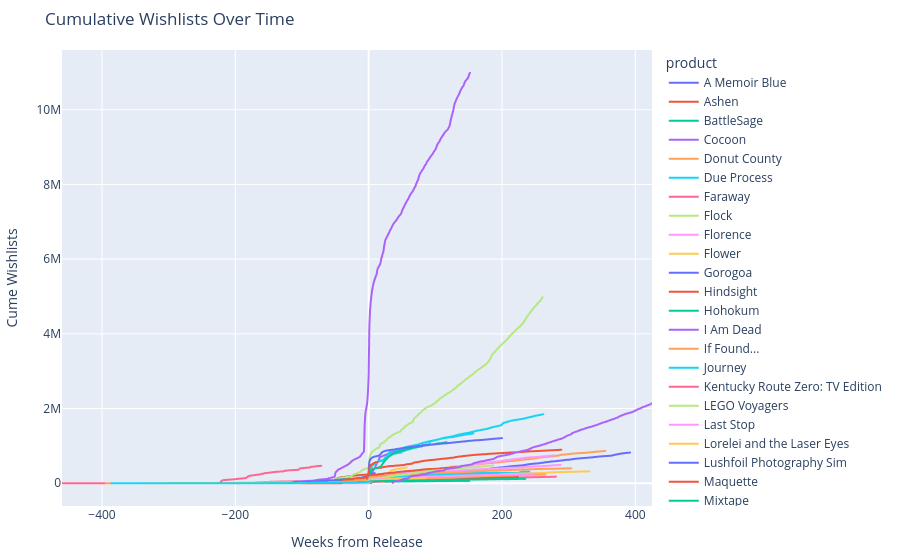

Source (notebook cell):
### Code cell
import plotly.express as px

# Create the interactive line plot
fig = px.line(df, 
              x="Weeks_from_Release", 
              y="cumulative_additions", 
              color='product',
              title="Cumulative Wishlists Over Time",
              labels={
                  "Weeks_from_Release": "Weeks from Release",
                  "cumulative_additions": "Cume Wishlists"
              })

# Update the layout for better aesthetics
fig.update_layout(
    autosize=True,
    height=600,
    margin=dict(l=20, r=20, t=50, b=20),
    hovermode='closest'
)

# Save as HTML
fig.write_html("docs/cumulative_wishlists_overtime.html")

# Show the interactive plot
fig.show()

### Figure 1 — Plotly figure (JSON) as saved in the notebook; plotly's stock layout.template omitted (floating-point values rounded to 4 significant figures; data arrays with more than 128 entries replaced by an {"elided": "..."} marker saying what was removed)
{"data": [{"hovertemplate": "product=A Memoir Blue<br>Weeks from Release=%{x}<br>Cume Wishlists=%{y}<extra></extra>", "legendgroup": "A Memoir Blue", "line": {"color": "#636efa", "dash": "solid"}, "marker": {"symbol": "circle"}, "mode": "lines", "name": "A Memoir Blue", "showlegend": true, "type": "scattergl", "x": {"elided": "390 int values"}, "xaxis": "x", "y": {"elided": "390 int values"}, "yaxis": "y"}, {"hovertemplate": "product=Ashen<br>Weeks from Release=%{x}<br>Cume Wishlists=%{y}<extra></extra>", "legendgroup": "Ashen", "line": {"color": "#EF553B", "dash": "solid"}, "marker": {"symbol": "circle"}, "mode": "lines", "name": "Ashen", "showlegend": true, "type": "scattergl", "x": {"elided": "390 int values"}, "xaxis": "x", "y": {"elided": "390 int values"}, "yaxis": "y"}, {"hovertemplate": "product=BattleSage<br>Weeks from Release=%{x}<br>Cume Wishlists=%{y}<extra></extra>", "legendgroup": "BattleSage", "line": {"color": "#00cc96", "dash": "solid"}, "marker": {"symbol": "circle"}, "mode": "lines", "name": "BattleSage", "showlegend": true, "type": "scattergl", "x": {"elided": "390 int values"}, "xaxis": "x", "y": {"elided": "390 int values"}, "yaxis": "y"}, {"hovertemplate": "product=Cocoon<br>Weeks from Release=%{x}<br>Cume Wishlists=%{y}<extra></extra>", "legendgroup": "Cocoon", "line": {"color": "#ab63fa", "dash": "solid"}, "marker": {"symbol": "circle"}, "mode": "lines", "name": "Cocoon", "showlegend": true, "type": "scattergl", "x": {"elided": "390 int values"}, "xaxis": "x", "y": {"elided": "390 int values"}, "yaxis": "y"}, {"hovertemplate": "product=Donut County<br>Weeks from Release=%{x}<br>Cume Wishlists=%{y}<extra></extra>", "legendgroup": "Donut County", "line": {"color": "#FFA15A", "dash": "solid"}, "marker": {"symbol": "circle"}, "mode": "lines", "name": "Donut County", "showlegend": true, "type": "scattergl", "x": {"elided": "390 int values"}, "xaxis": "x", "y": {"elided": "390 int values"}, "yaxis": "y"}, {"hovertemplate": "product=Due Process<br>Weeks from Release=%{x}<br>Cume Wishlists=%{y}<extra></extra>", "legendgroup": "Due Process", "line": {"color": "#19d3f3", "dash": "solid"}, "marker": {"symbol": "circle"}, "mode": "lines", "name": "Due Process", "showlegend": true, "type": "scattergl", "x": {"elided": "390 int values"}, "xaxis": "x", "y": {"elided": "390 int values"}, "yaxis": "y"}, {"hovertemplate": "product=Faraway<br>Weeks from Release=%{x}<br>Cume Wishlists=%{y}<extra></extra>", "legendgroup": "Faraway", "line": {"color": "#FF6692", "dash": "solid"}, "marker": {"symbol": "circle"}, "mode": "lines", "name": "Faraway", "showlegend": true, "type": "scattergl", "x": [-55, -54, -53, -52, -51, -50, -49, -48, -47, -46, -45, -44, -43, -42, -41, -40, -39, -38, -37, -36, -35, -34, -33, -32, -31, -30, -29, -28], "xaxis": "x", "y": [0, 1745, 2040, 2089, 2125, 2159, 2186, 2228, 2266, 2298, 2342, 3731, 4285, 4334, 4427, 4631, 4661, 4986, 5150, 5183, 5202, 5228, 5255, 5271, 5291, 5316, 5361, 5380], "yaxis": "y"}, {"hovertemplate": "product=Flock<br>Weeks from Release=%{x}<br>Cume Wishlists=%{y}<extra></extra>", "legendgroup": "Flock", "line": {"color": "#B6E880", "dash": "solid"}, "marker": {"symbol": "circle"}, "mode": "lines", "name": "Flock", "showlegend": true, "type": "scattergl", "x": {"elided": "390 int values"}, "xaxis": "x", "y": {"elided": "390 int values"}, "yaxis": "y"}, {"hovertemplate": "product=Florence<br>Weeks from Release=%{x}<br>Cume Wishlists=%{y}<extra></extra>", "legendgroup": "Florence", "line": {"color": "#FF97FF", "dash": "solid"}, "marker": {"symbol": "circle"}, "mode": "lines", "name": "Florence", "showlegend": true, "type": "scattergl", "x": {"elided": "390 int values"}, "xaxis": "x", "y": {"elided": "390 int values"}, "yaxis": "y"}, {"hovertemplate": "product=Flower<br>Weeks from Release=%{x}<br>Cume Wishlists=%{y}<extra></extra>", "legendgroup": "Flower", "line": {"color": "#FECB52", "dash": "solid"}, "marker": {"symbol": "circle"}, "mode": "lines", "name": "Flower", "showlegend": true, "type": "scattergl", "x": {"elided": "390 int values"}, "xaxis": "x", "y": {"elided": "390 int values"}, "yaxis": "y"}, {"hovertemplate": "product=Gorogoa<br>Weeks from Release=%{x}<br>Cume Wishlists=%{y}<extra></extra>", "legendgroup": "Gorogoa", "line": {"color": "#636efa", "dash": "solid"}, "marker": {"symbol": "circle"}, "mode": "lines", "name": "Gorogoa", "showlegend": true, "type": "scattergl", "x": {"elided": "390 int values"}, "xaxis": "x", "y": {"elided": "390 int values"}, "yaxis": "y"}, {"hovertemplate": "product=Hindsight<br>Weeks from Release=%{x}<br>Cume Wishlists=%{y}<extra></extra>", "legendgroup": "Hindsight", "line": {"color": "#EF553B", "dash": "solid"}, "marker": {"symbol": "circle"}, "mode": "lines", "name": "Hindsight", "showlegend": true, "type": "scattergl", "x": {"elided": "390 int values"}, "xaxis": "x", "y": {"elided": "390 int values"}, "yaxis": "y"}, {"hovertemplate": "product=Hohokum<br>Weeks from Release=%{x}<br>Cume Wishlists=%{y}<extra></extra>", "legendgroup": "Hohokum", "line": {"color": "#00cc96", "dash": "solid"}, "marker": {"symbol": "circle"}, "mode": "lines", "name": "Hohokum", "showlegend": true, "type": "scattergl", "x": {"elided": "390 int values"}, "xaxis": "x", "y": {"elided": "390 int values"}, "yaxis": "y"}, {"hovertemplate": "product=I Am Dead<br>Weeks from Release=%{x}<br>Cume Wishlists=%{y}<extra></extra>", "legendgroup": "I Am Dead", "line": {"color": "#ab63fa", "dash": "solid"}, "marker": {"symbol": "circle"}, "mode": "lines", "name": "I Am Dead", "showlegend": true, "type": "scattergl", "x": {"elided": "390 int values"}, "xaxis": "x", "y": {"elided": "390 int values"}, "yaxis": "y"}, {"hovertemplate": "product=If Found...<br>Weeks from Release=%{x}<br>Cume Wishlists=%{y}<extra></extra>", "legendgroup": "If Found...", "line": {"color": "#FFA15A", "dash": "solid"}, "marker": {"symbol": "circle"}, "mode": "lines", "name": "If Found...", "showlegend": true, "type": "scattergl", "x": {"elided": "390 int values"}, "xaxis": "x", "y": {"elided": "390 int values"}, "yaxis": "y"}, {"hovertemplate": "product=Journey<br>Weeks from Release=%{x}<br>Cume Wishlists=%{y}<extra></extra>", "legendgroup": "Journey", "line": {"color": "#19d3f3", "dash": "solid"}, "marker": {"symbol": "circle"}, "mode": "lines", "name": "Journey", "showlegend": true, "type": "scattergl", "x": {"elided": "390 int values"}, "xaxis": "x", "y": {"elided": "390 int values"}, "yaxis": "y"}, {"hovertemplate": "product=Kentucky Route Zero: TV Edition<br>Weeks from Release=%{x}<br>Cume Wishlists=%{y}<extra></extra>", "legendgroup": "Kentucky Route Zero: TV Edition", "line": {"color": "#FF6692", "dash": "solid"}, "marker": {"symbol": "circle"}, "mode": "lines", "name": "Kentucky Route Zero: TV Edition", "showlegend": true, "type": "scattergl", "x": {"elided": "284 int values"}, "xaxis": "x", "y": {"elided": "284 int values"}, "yaxis": "y"}, {"hovertemplate": "product=LEGO Voyagers<br>Weeks from Release=%{x}<br>Cume Wishlists=%{y}<extra></extra>", "legendgroup": "LEGO Voyagers", "line": {"color": "#B6E880", "dash": "solid"}, "marker": {"symbol": "circle"}, "mode": "lines", "name": "LEGO Voyagers", "showlegend": true, "type": "scattergl", "x": [-12, -11, -10], "xaxis": "x", "y": [5123, 9045, 9370], "yaxis": "y"}, {"hovertemplate": "product=Last Stop<br>Weeks from Release=%{x}<br>Cume Wishlists=%{y}<extra></extra>", "legendgroup": "Last Stop", "line": {"color": "#FF97FF", "dash": "solid"}, "marker": {"symbol": "circle"}, "mode": "lines", "name": "Last Stop", "showlegend": true, "type": "scattergl", "x": {"elided": "390 int values"}, "xaxis": "x", "y": {"elided": "390 int values"}, "yaxis": "y"}, {"hovertemplate": "product=Lorelei and the Laser Eyes<br>Weeks from Release=%{x}<br>Cume Wishlists=%{y}<extra></extra>", "legendgroup": "Lorelei and the Laser Eyes", "line": {"color": "#FECB52", "dash": "solid"}, "marker": {"symbol": "circle"}, "mode": "lines", "name": "Lorelei and the Laser Eyes", "showlegend": true, "type": "scattergl", "x": {"elided": "390 int values"}, "xaxis": "x", "y": {"elided": "390 int values"}, "yaxis": "y"}, {"hovertemplate": "product=Lushfoil Photography Sim<br>Weeks from Release=%{x}<br>Cume Wishlists=%{y}<extra></extra>", "legendgroup": "Lushfoil Photography Sim", "line": {"color": "#636efa", "dash": "solid"}, "marker": {"symbol": "circle"}, "mode": "lines", "name": "Lushfoil Photography Sim", "showlegend": true, "type": "scattergl", "x": {"elided": "390 int values"}, "xaxis": "x", "y": {"elided": "390 int values"}, "yaxis": "y"}, {"hovertemplate": "product=Maquette<br>Weeks from Release=%{x}<br>Cume Wishlists=%{y}<extra></extra>", "legendgroup": "Maquette", "line": {"color": "#EF553B", "dash": "solid"}, "marker": {"symbol": "circle"}, "mode": "lines", "name": "Maquette", "showlegend": true, "type": "scattergl", "x": {"elided": "390 int values"}, "xaxis": "x", "y": {"elided": "390 int values"}, "yaxis": "y"}, {"hovertemplate": "product=Mixtape<br>Weeks from Release=%{x}<br>Cume Wishlists=%{y}<extra></extra>", "legendgroup": "Mixtape", "line": {"color": "#00cc96", "dash": "solid"}, "marker": {"symbol": "circle"}, "mode": "lines", "name": "Mixtape", "showlegend": true, "type": "scattergl", "x": {"elided": "390 int values"}, "xaxis": "x", "y": {"elided": "390 int values"}, "yaxis": "y"}, {"hovertemplate": "product=Morsels<br>Weeks from Release=%{x}<br>Cume Wishlists=%{y}<extra></extra>", "legendgroup": "Morsels", "line": {"color": "#ab63fa", "dash": "solid"}, "marker": {"symbol": "circle"}, "mode": "lines", "name": "Morsels", "showlegend": true, "type": "scattergl", "x": {"elided": "390 int values"}, "xaxis": "x", "y": {"elided": "390 int values"}, "yaxis": "y"}, {"hovertemplate": "product=Mundaun<br>Weeks from Release=%{x}<br>Cume Wishlists=%{y}<extra></extra>", "legendgroup": "Mundaun", "line": {"color": "#FFA15A", "dash": "solid"}, "marker": {"symbol": "circle"}, "mode": "lines", "name": "Mundaun", "showlegend": true, "type": "scattergl", "x": {"elided": "390 int values"}, "xaxis": "x", "y": {"elided": "390 int values"}, "yaxis": "y"}, {"hovertemplate": "product=Neon White<br>Weeks from Release=%{x}<br>Cume Wishlists=%{y}<extra></extra>", "legendgroup": "Neon White", "line": {"color": "#19d3f3", "dash": "solid"}, "marker": {"symbol": "circle"}, "mode": "lines", "name": "Neon White", "showlegend": true, "type": "scattergl", "x": {"elided": "390 int values"}, "xaxis": "x", "y": {"elided": "390 int values"}, "yaxis": "y"}, {"hovertemplate": "product=Open Roads<br>Weeks from Release=%{x}<br>Cume Wishlists=%{y}<extra></extra>", "legendgroup": "Open Roads", "line": {"color": "#FF6692", "dash": "solid"}, "marker": {"symbol": "circle"}, "mode": "lines", "name": "Open Roads", "showlegend": true, "type": "scattergl", "x": {"elided": "390 int values"}, "xaxis": "x", "y": {"elided": "390 int values"}, "yaxis": "y"}, {"hovertemplate": "product=Outer Wilds<br>Weeks from Release=%{x}<br>Cume Wishlists=%{y}<extra></extra>", "legendgroup": "Outer Wilds", "line": {"color": "#B6E880", "dash": "solid"}, "marker": {"symbol": "circle"}, "mode": "lines", "name": "Outer Wilds", "showlegend": true, "type": "scattergl", "x": {"elided": "390 int values"}, "xaxis": "x", "y": {"elided": "390 int values"}, "yaxis": "y"}, {"hovertemplate": "product=Sayonara Wild Hearts<br>Weeks from Release=%{x}<br>Cume Wishlists=%{y}<extra></extra>", "legendgroup": "Sayonara Wild Hearts", "line": {"color": "#FF97FF", "dash": "solid"}, "marker": {"symbol": "circle"}, "mode": "lines", "name": "Sayonara Wild Hearts", "showlegend": true, "type": "scattergl", "x": {"elided": "390 int values"}, "xaxis": "x", "y": {"elided": "390 int values"}, "yaxis": "y"}, {"hovertemplate": "product=Skin Deep<br>Weeks from Release=%{x}<br>Cume Wishlists=%{y}<extra></extra>", "legendgroup": "Skin Deep", "line": {"color": "#FECB52", "dash": "solid"}, "marker": {"symbol": "circle"}, "mode": "lines", "name": "Skin Deep", "showlegend": true, "type": "scattergl", "x": {"elided": "390 int values"}, "xaxis": "x", "y": {"elided": "390 int values"}, "yaxis": "y"}, {"hovertemplate": "product=Snap & Grab<br>Weeks from Release=%{x}<br>Cume Wishlists=%{y}<extra></extra>", "legendgroup": "Snap & Grab", "line": {"color": "#636efa", "dash": "solid"}, "marker": {"symbol": "circle"}, "mode": "lines", "name": "Snap & Grab", "showlegend": true, "type": "scattergl", "x": [-34, -33, -32], "xaxis": "x", "y": [140, 404, 433], "yaxis": "y"}, {"hovertemplate": "product=Solar Ash<br>Weeks from Release=%{x}<br>Cume Wishlists=%{y}<extra></extra>", "legendgroup": "Solar Ash", "line": {"color": "#EF553B", "dash": "solid"}, "marker": {"symbol": "circle"}, "mode": "lines", "name": "Solar Ash", "showlegend": true, "type": "scattergl", "x": {"elided": "390 int values"}, "xaxis": "x", "y": {"elided": "390 int values"}, "yaxis": "y"}, {"hovertemplate": "product=Storyteller<br>Weeks from Release=%{x}<br>Cume Wishlists=%{y}<extra></extra>", "legendgroup": "Storyteller", "line": {"color": "#00cc96", "dash": "solid"}, "marker": {"symbol": "circle"}, "mode": "lines", "name": "Storyteller", "showlegend": true, "type": "scattergl", "x": {"elided": "390 int values"}, "xaxis": "x", "y": {"elided": "390 int values"}, "yaxis": "y"}, {"hovertemplate": "product=Stray<br>Weeks from Release=%{x}<br>Cume Wishlists=%{y}<extra></extra>", "legendgroup": "Stray", "line": {"color": "#ab63fa", "dash": "solid"}, "marker": {"symbol": "circle"}, "mode": "lines", "name": "Stray", "showlegend": true, "type": "scattergl", "x": {"elided": "390 int values"}, "xaxis": "x", "y": {"elided": "390 int values"}, "yaxis": "y"}, {"hovertemplate": "product=Telling Lies<br>Weeks from Release=%{x}<br>Cume Wishlists=%{y}<extra></extra>", "legendgroup": "Telling Lies", "line": {"color": "#FFA15A", "dash": "solid"}, "marker": {"symbol": "circle"}, "mode": "lines", "name": "Telling Lies", "showlegend": true, "type": "scattergl", "x": {"elided": "390 int values"}, "xaxis": "x", "y": {"elided": "390 int values"}, "yaxis": "y"}, {"hovertemplate": "product=The Artful Escape<br>Weeks from Release=%{x}<br>Cume Wishlists=%{y}<extra></extra>", "legendgroup": "The Artful Escape", "line": {"color": "#19d3f3", "dash": "solid"}, "marker": {"symbol": "circle"}, "mode": "lines", "name": "The Artful Escape", "showlegend": true, "type": "scattergl", "x": {"elided": "390 int values"}, "xaxis": "x", "y": {"elided": "390 int values"}, "yaxis": "y"}, {"hovertemplate": "product=The Lost Wild<br>Weeks from Release=%{x}<br>Cume Wishlists=%{y}<extra></extra>", "legendgroup": "The Lost Wild", "line": {"color": "#FF6692", "dash": "solid"}, "marker": {"symbol": "circle"}, "mode": "lines", "name": "The Lost Wild", "showlegend": true, "type": "scattergl", "x": {"elided": "390 int values"}, "xaxis": "x", "y": {"elided": "390 int values"}, "yaxis": "y"}, {"hovertemplate": "product=The Pathless<br>Weeks from Release=%{x}<br>Cume Wishlists=%{y}<extra></extra>", "legendgroup": "The Pathless", "line": {"color": "#B6E880", "dash": "solid"}, "marker": {"symbol": "circle"}, "mode": "lines", "name": "The Pathless", "showlegend": true, "type": "scattergl", "x": {"elided": "390 int values"}, "xaxis": "x", "y": {"elided": "390 int values"}, "yaxis": "y"}, {"hovertemplate": "product=The Unfinished Swan<br>Weeks from Release=%{x}<br>Cume Wishlists=%{y}<extra></extra>", "legendgroup": "The Unfinished Swan", "line": {"color": "#FF97FF", "dash": "solid"}, "marker": {"symbol": "circle"}, "mode": "lines", "name": "The Unfinished Swan", "showlegend": true, "type": "scattergl", "x": {"elided": "390 int values"}, "xaxis": "x", "y": {"elided": "390 int values"}, "yaxis": "y"}, {"hovertemplate": "product=Thirsty Suitors<br>Weeks from Release=%{x}<br>Cume Wishlists=%{y}<extra></extra>", "legendgroup": "Thirsty Suitors", "line": {"color": "#FECB52", "dash": "solid"}, "marker": {"symbol": "circle"}, "mode": "lines", "name": "Thirsty Suitors", "showlegend": true, "type": "scattergl", "x": {"elided": "390 int values"}, "xaxis": "x", "y": {"elided": "390 int values"}, "yaxis": "y"}, {"hovertemplate": "product=Twelve Minutes<br>Weeks from Release=%{x}<br>Cume Wishlists=%{y}<extra></extra>", "legendgroup": "Twelve Minutes", "line": {"color": "#636efa", "dash": "solid"}, "marker": {"symbol": "circle"}, "mode": "lines", "name": "Twelve Minutes", "showlegend": true, "type": "scattergl", "x": {"elided": "390 int values"}, "xaxis": "x", "y": {"elided": "390 int values"}, "yaxis": "y"}, {"hovertemplate": "product=Wanderstop<br>Weeks from Release=%{x}<br>Cume Wishlists=%{y}<extra></extra>", "legendgroup": "Wanderstop", "line": {"color": "#EF553B", "dash": "solid"}, "marker": {"symbol": "circle"}, "mode": "lines", "name": "Wanderstop", "showlegend": true, "type": "scattergl", "x": {"elided": "390 int values"}, "xaxis": "x", "y": {"elided": "390 int values"}, "yaxis": "y"}, {"hovertemplate": "product=Wattam<br>Weeks from Release=%{x}<br>Cume Wishlists=%{y}<extra></extra>", "legendgroup": "Wattam", "line": {"color": "#00cc96", "dash": "solid"}, "marker": {"symbol": "circle"}, "mode": "lines", "name": "Wattam", "showlegend": true, "type": "scattergl", "x": {"elided": "390 int values"}, "xaxis": "x", "y": {"elided": "390 int values"}, "yaxis": "y"}, {"hovertemplate": "product=What Remains of Edith Finch<br>Weeks from Release=%{x}<br>Cume Wishlists=%{y}<extra></extra>", "legendgroup": "What Remains of Edith Finch", "line": {"color": "#ab63fa", "dash": "solid"}, "marker": {"symbol": "circle"}, "mode": "lines", "name": "What Remains of Edith Finch", "showlegend": true, "type": "scattergl", "x": {"elided": "390 int values"}, "xaxis": "x", "y": {"elided": "390 int values"}, "yaxis": "y"}, {"hovertemplate": "product=Wheel World<br>Weeks from Release=%{x}<br>Cume Wishlists=%{y}<extra></extra>", "legendgroup": "Wheel World", "line": {"color": "#FFA15A", "dash": "solid"}, "marker": {"symbol": "circle"}, "mode": "lines", "name": "Wheel World", "showlegend": true, "type": "scattergl", "x": {"elided": "390 int values"}, "xaxis": "x", "y": {"elided": "390 int values"}, "yaxis": "y"}, {"hovertemplate": "product=to a T<br>Weeks from Release=%{x}<br>Cume Wishlists=%{y}<extra></extra>", "legendgroup": "to a T", "line": {"color": "#19d3f3", "dash": "solid"}, "marker": {"symbol": "circle"}, "mode": "lines", "name": "to a T", "showlegend": true, "type": "scattergl", "x": {"elided": "390 int values"}, "xaxis": "x", "y": {"elided": "390 int values"}, "yaxis": "y"}], "layout": {"autosize": true, "hovermode": "closest", "legend": {"title": {"text": "product"}, "tracegroupgap": 0}, "margin": {"b": 20, "l": 20, "r": 20, "t": 50}, "title": {"text": "Cumulative Wishlists Over Time"}, "xaxis": {"anchor": "y", "autorange": true, "domain": [0, 1], "range": [-460, 425], "title": {"text": "Weeks from Release"}, "type": "linear"}, "yaxis": {"anchor": "x", "autorange": true, "domain": [0, 1], "range": [-610600.0, 11600000.0], "title": {"text": "Cume Wishlists"}, "type": "linear"}}}
